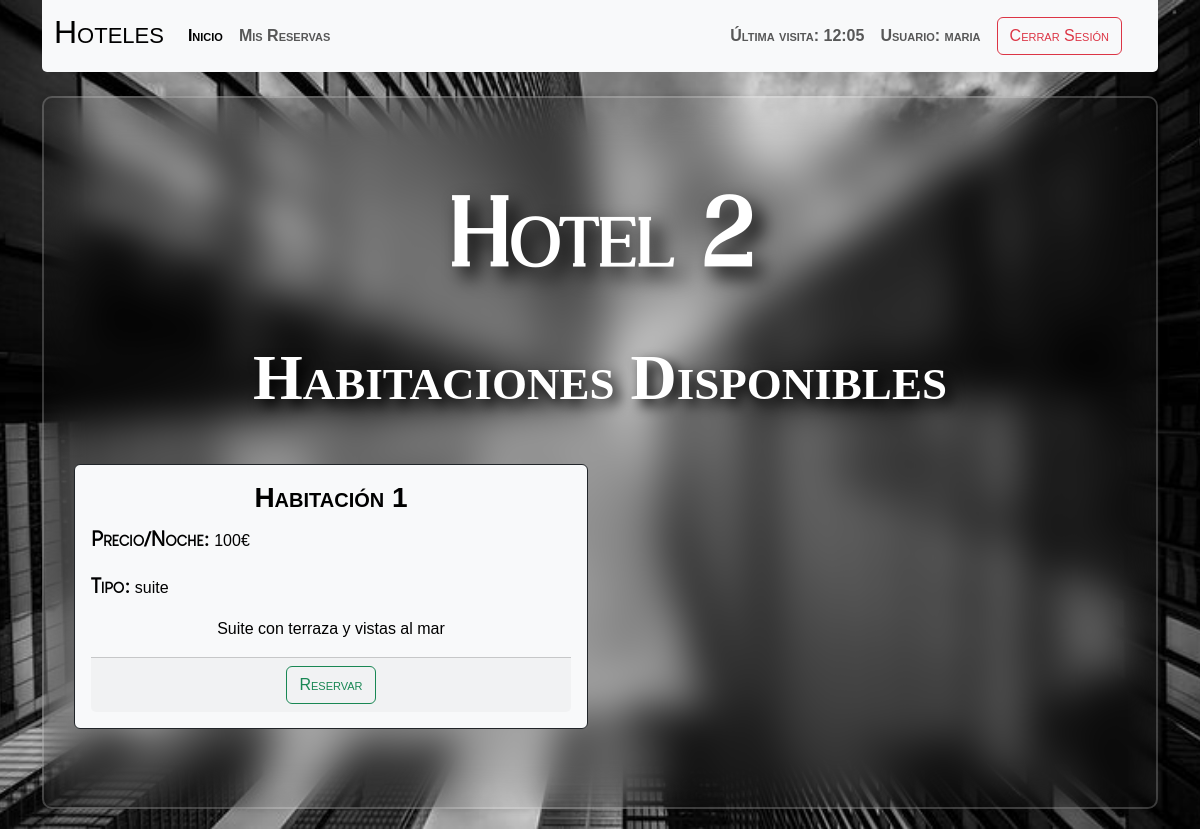
Page /ActividadUT6_Hoteles_SheilaLaraGarcia/index.php?controller=rooms&action=showRooms&idHotel=2 (signed in) on the committed database.
### tables this page shows
CREATE TABLE habitaciones (
  id INT PRIMARY KEY AUTO_INCREMENT,
  id_hotel INT NOT NULL,
  num_habitacion INT NOT NULL,
  tipo VARCHAR(255) NOT NULL,
  precio FLOAT NOT NULL,
  descripcion TEXT NOT NULL,
  FOREIGN KEY (id_hotel) REFERENCES hoteles(id)
);

CREATE TABLE hoteles (
  id INT PRIMARY KEY AUTO_INCREMENT,
  nombre VARCHAR(255) NOT NULL,
  direccion VARCHAR(255) NOT NULL,
  ciudad VARCHAR(255) NOT NULL,
  pais VARCHAR(255) NOT NULL,
  num_habitaciones INT NOT NULL,
  descripcion TEXT NOT NULL,
  foto MEDIUMBLOB
);

### ActividadUT6_Hoteles_SheilaLaraGarcia/controllers/roomsController.php (called while the page is built)
<?php
class roomsController{
    public function __construct() {
        $this->model = new roomsModel();
        $this->view = new roomsViews();
    }
    public function showRooms() {
        $rooms = $this->model->getRooms();
        $this->view->showInfoRooms($rooms);
    }
}

### ActividadUT6_Hoteles_SheilaLaraGarcia/models/roomsModel.php (called while the page is built, shortened)
<?php
require_once $_SERVER['DOCUMENT_ROOT'] . '/ActividadUT6_Hoteles_SheilaLaraGarcia/db/db.php';
class roomsModel{
    private $pdo;
    public function __construct() {
        $this->db = new DB();
        $this->pdo = $this->db->getPDO();
    }
    public function getRooms() {
        $stmt = $this->pdo->prepare("SELECT HO.id AS idhotel, HO.nombre, HA.id AS idhab, HA.num_habitacion, HA.tipo, HA.precio, HA.descripcion
                                    FROM hoteles HO JOIN habitaciones HA
                                    ON (HO.id = HA.id_hotel)
                                    WHERE HO.id = ?;");
        $stmt->execute(array($_GET["idHotel"]));
        return $stmt->fetchAll(PDO::FETCH_ASSOC);
    }
}

### ActividadUT6_Hoteles_SheilaLaraGarcia/config/config.php (called while the page is built)
<?php
$usuario = 'root';
$pwd = '';
$dbname = 'hoteles';
$host = 'localhost';

### ActividadUT6_Hoteles_SheilaLaraGarcia/db/db.php (called while the page is built)
<?php
class db {
    private $pdo;
    public function __construct() {
        require $_SERVER['DOCUMENT_ROOT'] . '/ActividadUT6_Hoteles_SheilaLaraGarcia/config/config.php';
        try {
            $this->pdo = new PDO("mysql:host=$host;dbname=$dbname", $usuario, $pwd);
            $this->pdo->setAttribute(PDO::ATTR_ERRMODE, PDO::ERRMODE_EXCEPTION);
        } catch (Exception $ex) {
            echo '<div class="d-flex justify-content-center">
                    <div class="alert alert-warning d-grid gap-2 col-3 m-4 text-center" role="alert">
                        La página se encuentra en mantenimiento.
                    </div>
                </div>';
        }
    }
    public function getPDO() {
        return $this->pdo;
    }
}

### ActividadUT6_Hoteles_SheilaLaraGarcia/views/roomsView.php (the view)
<?php
class roomsViews{
    public function showInfoRooms($rooms) {
        echo '<section class="text-center text-md-start section">'
        . '<h1 class="m-5 text-center display-3" id="h1__section">' . $rooms[0]['nombre'] . '</h1>'
        . '<h2 class="m-5 text-center display-4" id="h2__section">Habitaciones Disponibles</h2>'
        . '<div class="row row-cols-1 row-cols-md-2 g-4 mb-5">';
        foreach ($rooms as $room) {
            echo '<div class="col-sm-6">
                    <div class="card border-dark text-bg-light">
                        <div class="card-body">
                            <h3 class="card-title text-center"><strong>Habitación '.$room['num_habitacion'].'</strong></h3>
                            <p class="card-text"><strong class="card-strong">Precio/Noche: </strong>'.$room['precio'].'€</p>
                            <p class="card-text"><strong class="card-strong">Tipo: </strong>'.$room['tipo'].'</p>
                            <p class="card-text text-center">'.$room['descripcion'].'</p>
                            <div class="card-footer text-center">
                                 <a href="index.php?controller=booking&action=showFormBooking&idhotel='.$room['idhotel'].'&idhab='.$room['idhab'].'&num_habitacion='.$room['num_habitacion'].'&nombre='.$room['nombre'].'&precio='.$room['precio'].'&descripcion='.$room['descripcion'].'" class="btn btn-outline-success">Reservar</a>
                            </div>
                        </div>
                    </div>
                </div>';
        }
        echo '</div>'
        . '</section>';
    }
}

### ActividadUT6_Hoteles_SheilaLaraGarcia/css/style.css (style rules this page uses)
* { margin: 0; padding: 0; box-sizing: border-box; font-family: "Poppins", sans-serif; }
.body { display: flex; justify-content: center; align-items: center; min-height: 100vh; background-image: url("../assets/images/fondo_02.jpg"); background-repeat: no-repeat; background-size: cover; background-position: center; }
h1 { font-size: 36px; text-align: center; }

### ActividadUT6_Hoteles_SheilaLaraGarcia/css/styleApp.css (style rules this page uses)
.body { background-image: url("../assets/images/fondo_02.jpg"); background-repeat: no-repeat; background-size: cover; margin: 0px; }
.section { background: transparent; border: 2px solid rgba(255, 255, 255, 0.2); backdrop-filter: blur(20px); box-shadow: 0 0 10px rgba(0, 0, 0, 0.2); border-radius: 10px; padding: 30px; margin-bottom: 20px; }
#h1__section { font-variant: small-caps; font-family: Vogue; color: white; font-size: 6em; text-shadow: black 0.1em 0.1em 0.2em; font-weight: bolder; }
#h2__section { font-variant: small-caps; font-family: Apollo; color: white; font-size: 4em; text-shadow: black 0.1em 0.1em 0.2em; font-weight: bolder; }
.card-title { font-variant: small-caps; font-family: Apollo; font-weight: bolder; }
.card-strong { font-family: Louis; font-variant: small-caps; font-size: 1.3rem; font-weight: bold; }
.card-text { font-family: Arial, Helvetica, sans-serif; }
.btn { font-family: Louis; font-variant: small-caps; }

### rows in the picture
habitaciones: id_hotel.nombre "Hotel 2", num_habitacion "1", precio "100", tipo "suite", descripcion "Suite con terraza y vistas al mar"

### other values in the picture
$_COOKIE['lastvisit'] "12:05"
$_SESSION['user'] "maria"
